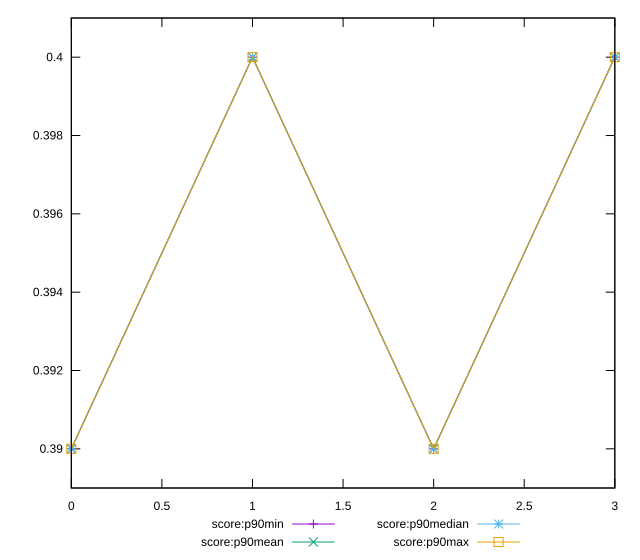

Here is the gnuplot script that generated this plot:
reset

$scoreP90Min <<EOF
0 0.39
1 0.4
2 0.39
3 0.4
EOF

$scoreP90Mean <<EOF
0 0.3900000000000004
1 0.39999999999999925
2 0.3900000000000004
3 0.39999999999999925
EOF

$scoreP90Median <<EOF
0 0.39
1 0.4
2 0.39
3 0.4
EOF

$scoreP90Max <<EOF
0 0.39
1 0.4
2 0.39
3 0.4
EOF

set key outside below
set xrange [0:3]
set yrange [0.389:0.401]
set trange [0.389:0.401]
set terminal svg size 640, 560 enhanced background rgb 'white'
set output "reports/report_00033_2021-03-01T14-23-16.841Z/render-blocking-resources/progression/score.svg"

plot $scoreP90Min title "score:p90min" with linespoints, \
     $scoreP90Mean title "score:p90mean" with linespoints, \
     $scoreP90Median title "score:p90median" with linespoints, \
     $scoreP90Max title "score:p90max" with linespoints

reset
